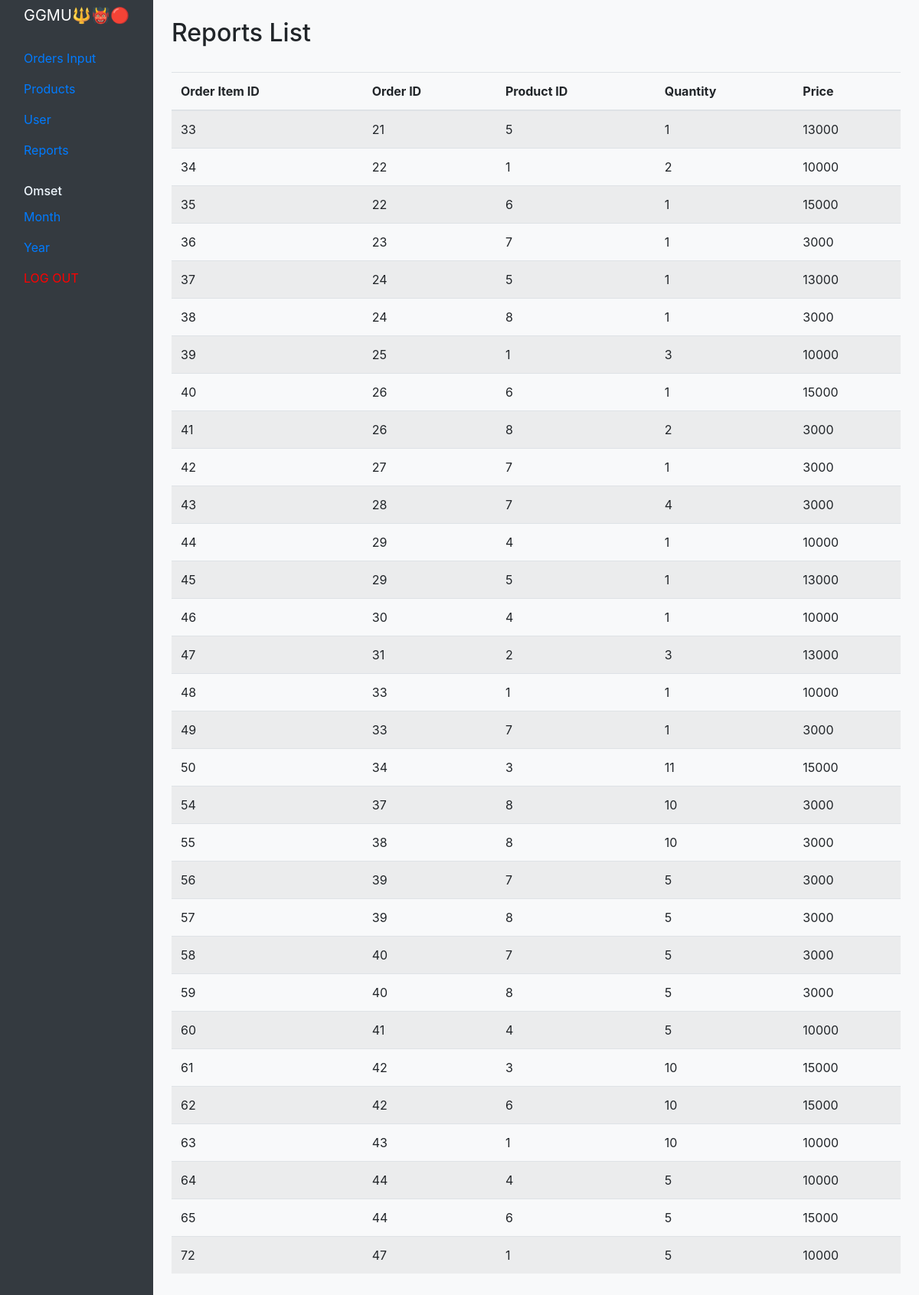
Screenshot of /index.php/reports with the database file from the repository.
### tables this page shows
CREATE TABLE `order_items` (
  `order_item_id` int(11) NOT NULL,
  `order_id` int(11) NOT NULL,
  `product_id` int(11) NOT NULL,
  `quantity` int(11) NOT NULL,
  `price` decimal(10,0) NOT NULL
);

### application/controllers/Reports.php (called while the page is built, shortened)
<?php
class Reports extends CI_Controller {
    public function __construct() {
        $this->load->model('Reports_model');
        $this->load->helper('url');
    }
    public function index() {
        $data['reports'] = $this->Reports_model->get_all_reports();
        $this->load->view('reports', $data);
    }
}

### index.php (called while the page is built, shortened)
<?php
require_once BASEPATH.'core/CodeIgniter.php';

### application/models/Reports_model.php (called while the page is built, shortened)
<?php
class Reports_model extends CI_Model {
    public function get_all_reports() {
        $query = $this->db->get('order_items');
        return $query->result_array();
    }
}

### application/views/reports.php (the view, shortened to what this page needs)
<!DOCTYPE html>
<html lang="en">
<head>
    <link href="https://stackpath.bootstrapcdn.com/bootstrap/4.5.2/css/bootstrap.min.css" rel="stylesheet">
</head>
<body style="display: flex; min-height: 100vh;">
<nav id="sidebarMenu" class="col-md-3 col-lg-2 d-md-block bg-dark sidebar collapse" style="min-height: 100vh;">
    <a style="color: white;" class="navbar-brand col-md-3 col-lg-2 me-0 px-3" href="#">GGMU🔱👹🔴</a>
    <div class="position-sticky pt-3">
        <ul class="nav flex-column">
            <li class="nav-item">
                <a class="nav-link" href="<?= site_url('order_input'); ?>">Orders Input</a>
            </li>
            <li class="nav-item">
                <a class="nav-link" href="<?= site_url('product'); ?>">Products</a>
            </li>
            <li class="nav-item">
                <a class="nav-link" href="<?= site_url('user/main_user'); ?>">User</a>
            </li>
            <li class="nav-item">
                <a class="nav-link" href="<?= site_url('reports'); ?>">Reports</a>
            </li>
            <h6 class="sidebar-heading d-flex justify-content-between align-items-center px-3 mt-4 mb-1 text-muted">
                <span style="color: aliceblue;">Omset</span>
            </h6>
            <ul class="nav flex-column mb-2">
                <li class="nav-item">
                    <a class="nav-link" href="<?= site_url('omset/perbulan'); ?>">Month</a>
                </li>
                <li class="nav-item">
                    <a class="nav-link" href="<?= site_url('omset/pertahun'); ?>">Year</a>
                </li>
                <li class="logout">
                    <a class="nav-link" style="color: red;" href="<?= site_url('login/logout'); ?>">LOG OUT</a>
                </li>
            </ul>
        </ul>
    </div>
</nav>
    <div class="flex-grow-1 p-4" style="background-color: #f8f9fa;">
        <h2>Reports List</h2><br>
        <table class="table table-striped">
            <thead>
                <tr>
                    <th>Order Item ID</th>
                    <th>Order ID</th>
                    <th>Product ID</th>
                    <th>Quantity</th>
                    <th>Price</th>
                </tr>
            </thead>
            <tbody>
                <?php if (!empty($reports)): ?>
                    <?php foreach ($reports as $report): ?>
                        <tr>
                            <td><?= $report['order_item_id']; ?></td>
                            <td><?= $report['order_id']; ?></td>
                            <td><?= $report['product_id']; ?></td>
                            <td><?= $report['quantity']; ?></td>
                            <td><?= $report['price']; ?></td>
                        </tr>
                    <?php endforeach; ?>
                <?php else: ?>
                    <tr><td colspan="5">Tidak ada data order items</td></tr>
                <?php endif; ?>
            </tbody>
        </table>
    </div>
</body>
</html>

### rows the page displays
order_items: order_item_id "33", order "21", product "5", quantity "1", price "13000"
order_items: order_item_id "34", order "22", product "1", quantity "2", price "10000"
order_items: order_item_id "35", order "22", product "6", quantity "1", price "15000"
order_items: order_item_id "36", order "23", product "7", quantity "1", price "3000"
order_items: order_item_id "37", order "24", product "5", quantity "1", price "13000"
order_items: order_item_id "38", order "24", product "8", quantity "1", price "3000"
order_items: order_item_id "39", order "25", product "1", quantity "3", price "10000"
order_items: order_item_id "40", order "26", product "6", quantity "1", price "15000"
order_items: order_item_id "41", order "26", product "8", quantity "2", price "3000"
order_items: order_item_id "42", order "27", product "7", quantity "1", price "3000"
order_items: order_item_id "43", order "28", product "7", quantity "4", price "3000"
order_items: order_item_id "44", order "29", product "4", quantity "1", price "10000"
order_items: order_item_id "45", order "29", product "5", quantity "1", price "13000"
order_items: order_item_id "46", order "30", product "4", quantity "1", price "10000"
order_items: order_item_id "47", order "31", product "2", quantity "3", price "13000"
order_items: order_item_id "48", order "33", product "1", quantity "1", price "10000"
order_items: order_item_id "49", order "33", product "7", quantity "1", price "3000"
order_items: order_item_id "50", order "34", product "3", quantity "11", price "15000"
order_items: order_item_id "54", order "37", product "8", quantity "10", price "3000"
order_items: order_item_id "55", order "38", product "8", quantity "10", price "3000"
order_items: order_item_id "56", order "39", product "7", quantity "5", price "3000"
order_items: order_item_id "57", order "39", product "8", quantity "5", price "3000"
order_items: order_item_id "58", order "40", product "7", quantity "5", price "3000"
order_items: order_item_id "59", order "40", product "8", quantity "5", price "3000"
order_items: order_item_id "60", order "41", product "4", quantity "5", price "10000"
order_items: order_item_id "61", order "42", product "3", quantity "10", price "15000"
order_items: order_item_id "62", order "42", product "6", quantity "10", price "15000"
order_items: order_item_id "63", order "43", product "1", quantity "10", price "10000"
order_items: order_item_id "64", order "44", product "4", quantity "5", price "10000"
order_items: order_item_id "65", order "44", product "6", quantity "5", price "15000"
order_items: order_item_id "72", order "47", product "1", quantity "5", price "10000"
